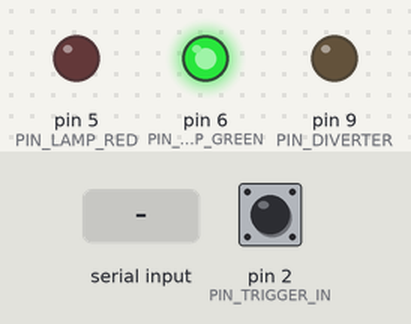
A sketch run on a simulated Arduino Uno, built with avr-gcc and run on an emulated ATmega328P. Parts: output pins drawn as LEDs (lit = HIGH). Inputs (shaded band) come from the test bench; at power-on: pin 2 (PIN_TRIGGER_IN) HIGH.

Above: at 1.2 s.
1.3 s: "A\n" received over Serial
At 2.1 s:
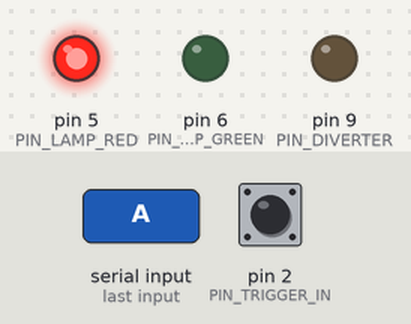
2.8 s: "R90\n" received over Serial
At 4.0 s:
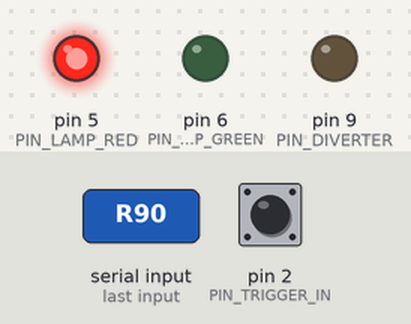
4.3 s: "G\n" received over Serial
At 5.5 s:
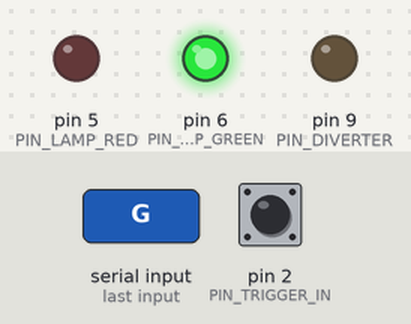
5.8 s: "R,45\n" received over Serial
At 6.7 s:
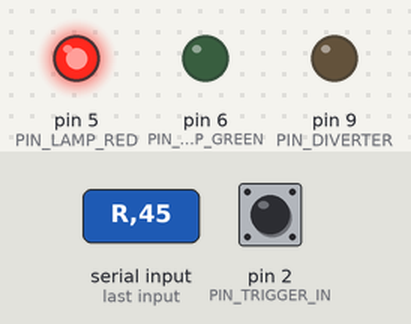
Timing chart, 0 to 8.3 s (numbered marks = the images above; inputs shaded):
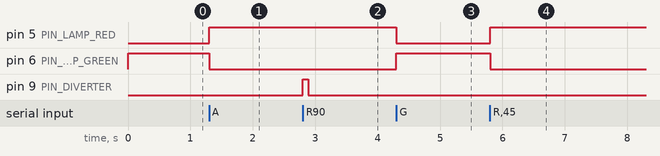

The sketch:

gate.ino
```cpp
/*
 * NIRIKSHAK Tier-0 MCU sketch -- Arduino UNO Q (STM32U585, Cortex-M33 / Zephyr)
 * Jash Pasad, IIT Gandhinagar -- https://github.com/jashpasad/NIRIKSHAK
 *
 * The Linux side decides. This side acts, on time, every time.
 *
 * Splitting it this way is the reason the UNO Q is in this system rather than a
 * plain USB camera. A reject decision that arrives 30 ms late has diverted the
 * wrong part, and 30 ms of jitter is an ordinary Tuesday for a Linux userspace
 * process. The Cortex-M33 running Zephyr has none of that, so the actuation
 * window is deterministic while the perception stays on the big cores.
 */

#include <Arduino.h>

const int PIN_DIVERTER   = 9;   // solenoid driver
const int PIN_LAMP_GREEN = 6;
const int PIN_LAMP_RED   = 5;
const int PIN_TRIGGER_IN = 2;   // optional hardware part-present sensor

volatile unsigned long diverterUntil = 0;
volatile unsigned long partCount     = 0;

void fireDiverter(unsigned int durationMs) {
  digitalWrite(PIN_DIVERTER, HIGH);
  diverterUntil = millis() + durationMs;
}

void onPartSensor() { partCount++; }

void setup() {
  pinMode(PIN_DIVERTER, OUTPUT);
  pinMode(PIN_LAMP_GREEN, OUTPUT);
  pinMode(PIN_LAMP_RED, OUTPUT);
  pinMode(PIN_TRIGGER_IN, INPUT_PULLUP);
  attachInterrupt(digitalPinToInterrupt(PIN_TRIGGER_IN), onPartSensor, FALLING);

  Serial.begin(115200);
  digitalWrite(PIN_LAMP_GREEN, HIGH);
}

/*
 * Commands from the Linux side, newline terminated:
 *   R<ms>   reject: fire the diverter for <ms>
 *   G       green lamp  (pass)
 *   A       amber/red   (review or fail, no divert)
 *   C       report part count
 */
void loop() {
  if (Serial.available()) {
    String cmd = Serial.readStringUntil('\n');
    cmd.trim();
    if (cmd.startsWith("R")) {
      fireDiverter(cmd.substring(1).toInt());
      digitalWrite(PIN_LAMP_GREEN, LOW);
      digitalWrite(PIN_LAMP_RED, HIGH);
    } else if (cmd == "G") {
      digitalWrite(PIN_LAMP_GREEN, HIGH);
      digitalWrite(PIN_LAMP_RED, LOW);
    } else if (cmd == "A") {
      digitalWrite(PIN_LAMP_GREEN, LOW);
      digitalWrite(PIN_LAMP_RED, HIGH);
    } else if (cmd == "C") {
      Serial.print("count:"); Serial.println(partCount);
    }
  }

  // Non-blocking release. delay() here would stall the command loop and is the
  // single most common way this kind of sketch drops a reject.
  if (diverterUntil && millis() > diverterUntil) {
    digitalWrite(PIN_DIVERTER, LOW);
    diverterUntil = 0;
  }
}
```

Measured:
- after the input at 1.3 s, pin 5 (PIN_LAMP_RED): LOW → HIGH at once; pin 6 (PIN_LAMP_GREEN): HIGH → LOW at once
- after the input at 2.8 s, pin 9 (PIN_DIVERTER): LOW → HIGH at once, → LOW 0.09 s later
- after the input at 4.3 s, pin 5 (PIN_LAMP_RED): HIGH → LOW at once; pin 6 (PIN_LAMP_GREEN): LOW → HIGH at once
- after the input at 5.8 s, pin 5 (PIN_LAMP_RED): LOW → HIGH at once; pin 6 (PIN_LAMP_GREEN): HIGH → LOW at once
